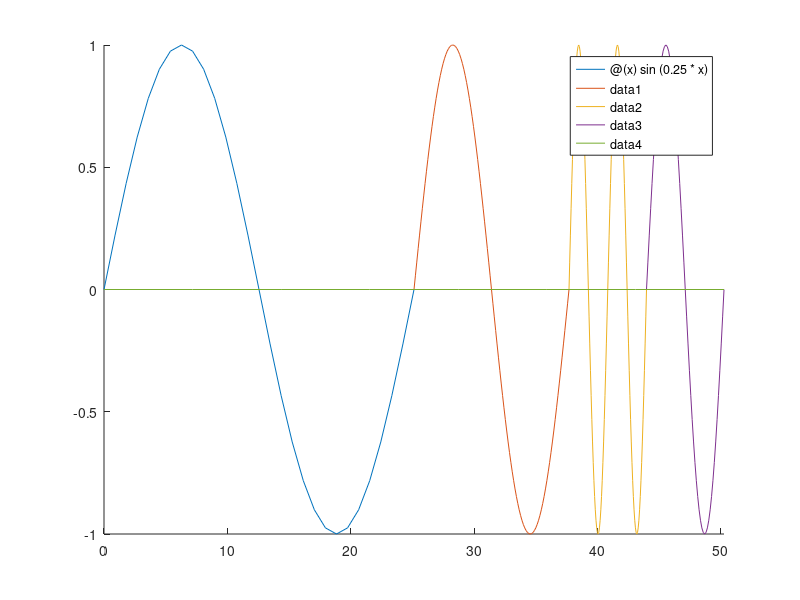

This chart was generated by the following MATLAB code:
% figure(1);
% fun = @(x)[sin(x), cos(x)];
% fplot(fun ,[0,2*pi])
% hold on;
% fplot(fun ,[1,2*pi])



figure
f_1 = @(x)sin(0.25*x);
f_2 = @(x)sin(0.5*x);

f_3 = @(x)sin(2*x);
f_4 = @(x)sin(1*x);


h = @(x)(x*0);
hold on
cellfun(@(func, range) fplot(func, range), {f_1, f_2, f_3, f_4, h}, {[0*pi, 8*pi], [8*pi, 12*pi],[12*pi, 14*pi],[14*pi, 16*pi], [0, 16*pi]})